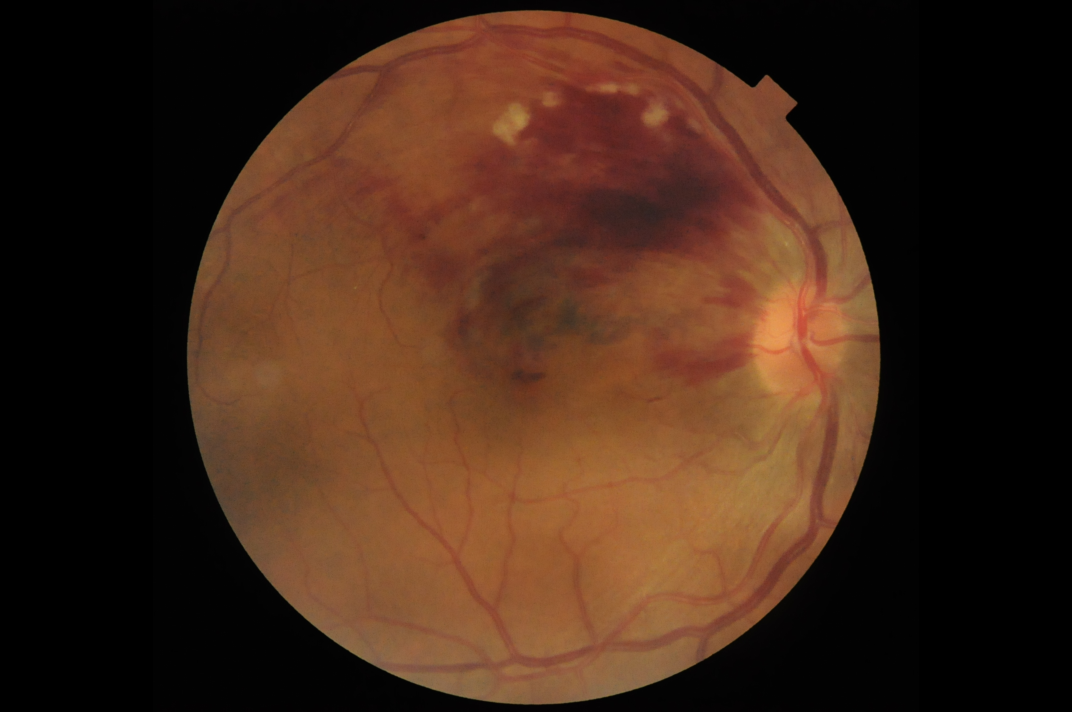
#> input picture data/Sample_imgs/BRVO/1009.png, 2144 x 1424 px (shown at 1/2 size); its folder holds only this picture in this run
$ jupyter execute --allow-errors process_brvo.ipynb
#> lines starting #> are read from the running program, lines starting #| are printed output that depends on the picture; after the words box and inside, x2 and y2 are one past the last pixel; in counts of white or black regions, pixels touching at a corner belong together
#> further down, fundus is the input picture: shape (1424, 2144, 3); mean B, G, R 24.2, 39.4, 66
### retina_features/bloodvessels.py
import cv2
import numpy as np
import os


def extract_bv(image):
	b,green_fundus,r = cv2.split(image)
	clahe = cv2.createCLAHE(clipLimit=2.0, tileGridSize=(8,8))
	contrast_enhanced_green_fundus = clahe.apply(green_fundus)
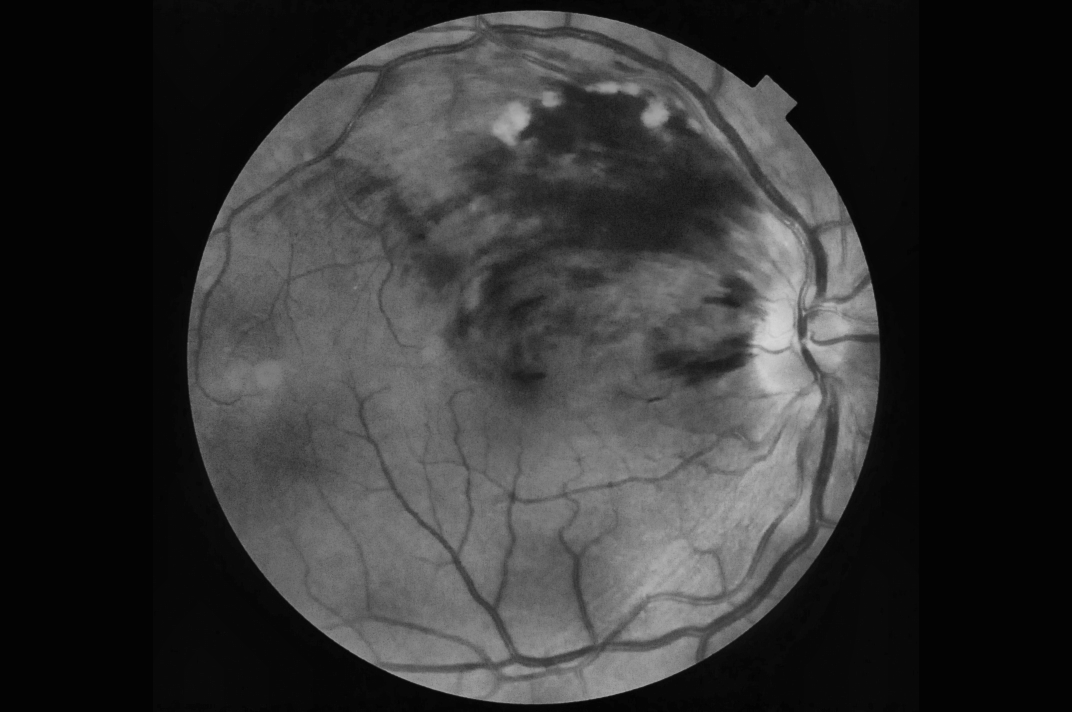
#> contrast_enhanced_green_fundus: shape (1424, 2144) (shown at 1/2 size); min 1, max 213, mean 50.7

	# applying alternate sequential filtering (3 times closing opening)
	r1 = cv2.morphologyEx(contrast_enhanced_green_fundus, cv2.MORPH_OPEN, cv2.getStructuringElement(cv2.MORPH_ELLIPSE,(5,5)), iterations = 1)
	R1 = cv2.morphologyEx(r1, cv2.MORPH_CLOSE, cv2.getStructuringElement(cv2.MORPH_ELLIPSE,(5,5)), iterations = 1)
	r2 = cv2.morphologyEx(R1, cv2.MORPH_OPEN, cv2.getStructuringElement(cv2.MORPH_ELLIPSE,(11,11)), iterations = 1)
	R2 = cv2.morphologyEx(r2, cv2.MORPH_CLOSE, cv2.getStructuringElement(cv2.MORPH_ELLIPSE,(11,11)), iterations = 1)
	r3 = cv2.morphologyEx(R2, cv2.MORPH_OPEN, cv2.getStructuringElement(cv2.MORPH_ELLIPSE,(23,23)), iterations = 1)
	R3 = cv2.morphologyEx(r3, cv2.MORPH_CLOSE, cv2.getStructuringElement(cv2.MORPH_ELLIPSE,(23,23)), iterations = 1)
	f4 = cv2.subtract(R3,contrast_enhanced_green_fundus)
	f5 = clahe.apply(f4)

	# removing very small contours through area parameter noise removal
	ret,f6 = cv2.threshold(f5,15,255,cv2.THRESH_BINARY)
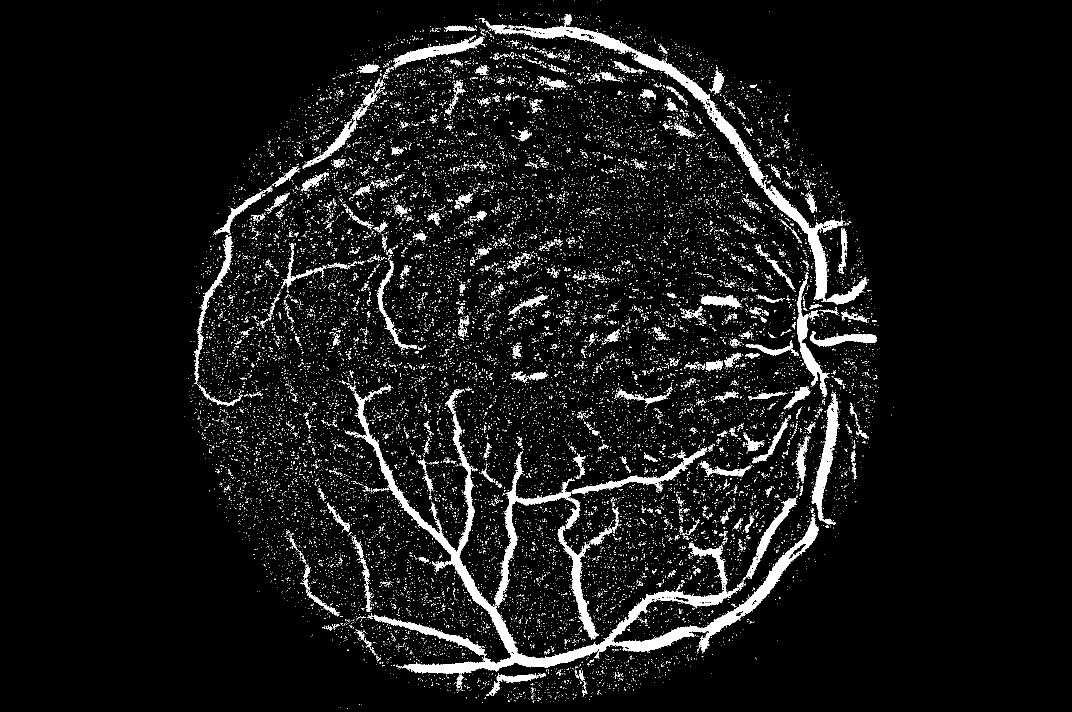
#> f6: shape (1424, 2144) (shown at 1/2 size); 6.5% white; 20812 white regions (20254 under 20 px)
	mask = np.ones(f5.shape[:2], dtype="uint8") * 255
	contours, hierarchy = cv2.findContours(f6.copy(),cv2.RETR_LIST,cv2.CHAIN_APPROX_SIMPLE)
#> contours = 21865 contours, 21534 with area under 20; largest, box (x1, y1, x2, y2) and area: (709, 786, 1638, 1349) 34922, (957, 28, 1735, 610) 17558, (989, 909, 1161, 1216) 4847, (1622, 787, 1679, 1050) 4241, (1115, 1052, 1198, 1279) 3219
	for cnt in contours:
		if cv2.contourArea(cnt) <= 200:
			cv2.drawContours(mask, [cnt], -1, 0, -1)
#> this loop made 21865 passes
#> cnt on passes 1 to 3: [[694, 1417], [695, 1417]], [[681, 1414]], [[722, 1408]]
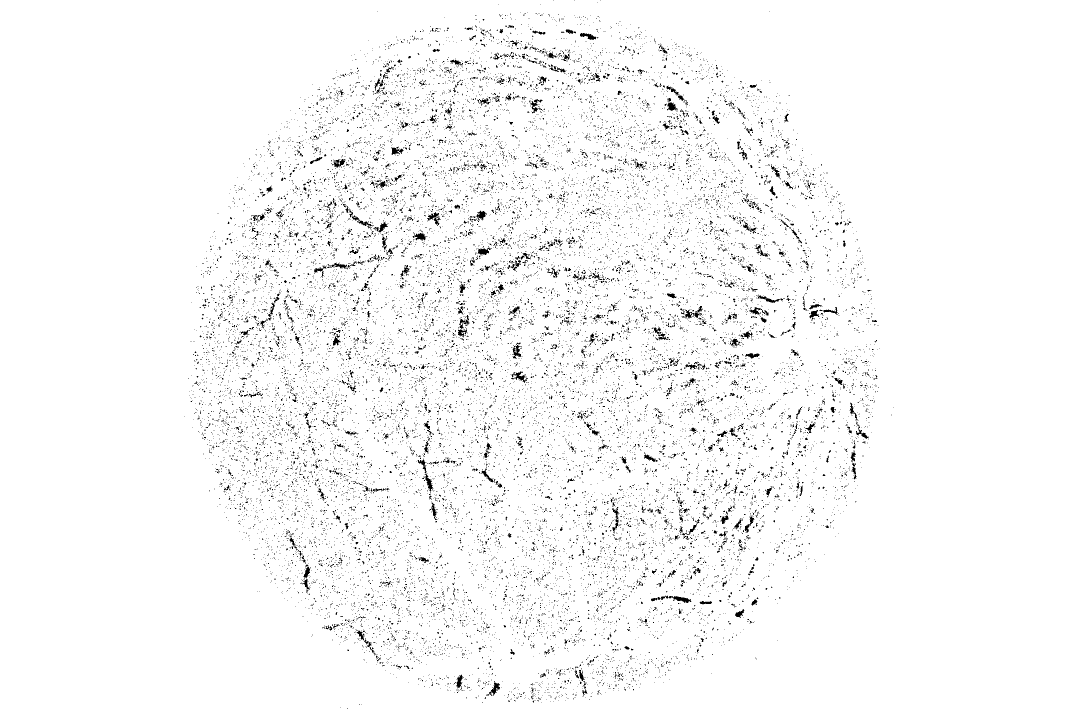
#> mask: shape (1424, 2144) (shown at 1/2 size); 97% white; black in thin lines or dots, all inside (x1, y1, x2, y2) = (369, 0, 1787, 1418)
	im = cv2.bitwise_and(f5, f5, mask=mask)
	ret,fin = cv2.threshold(im,15,255,cv2.THRESH_BINARY_INV)
#> fin: shape (1424, 2144); 96.4% white; 189 black regions (104 under 20 px), largest, box (x1, y1, x2, y2) and area: (709, 786, 1638, 1349) 34697, (1414, 200, 1687, 600) 8690, (1004, 28, 1420, 218) 7320
	newfin = cv2.erode(fin, cv2.getStructuringElement(cv2.MORPH_ELLIPSE,(3,3)), iterations=1)
#> newfin: shape (1424, 2144); 95.4% white; 55 black regions (1 under 20 px), largest, box (x1, y1, x2, y2) and area: (708, 769, 1639, 1350) 63301, (956, 27, 1736, 611) 21619, (1621, 786, 1680, 1051) 5276

	# removing blobs of unwanted bigger chunks taking in consideration they are not straight lines like blood
	#vessels and also in an interval of area
	fundus_eroded = cv2.bitwise_not(newfin)
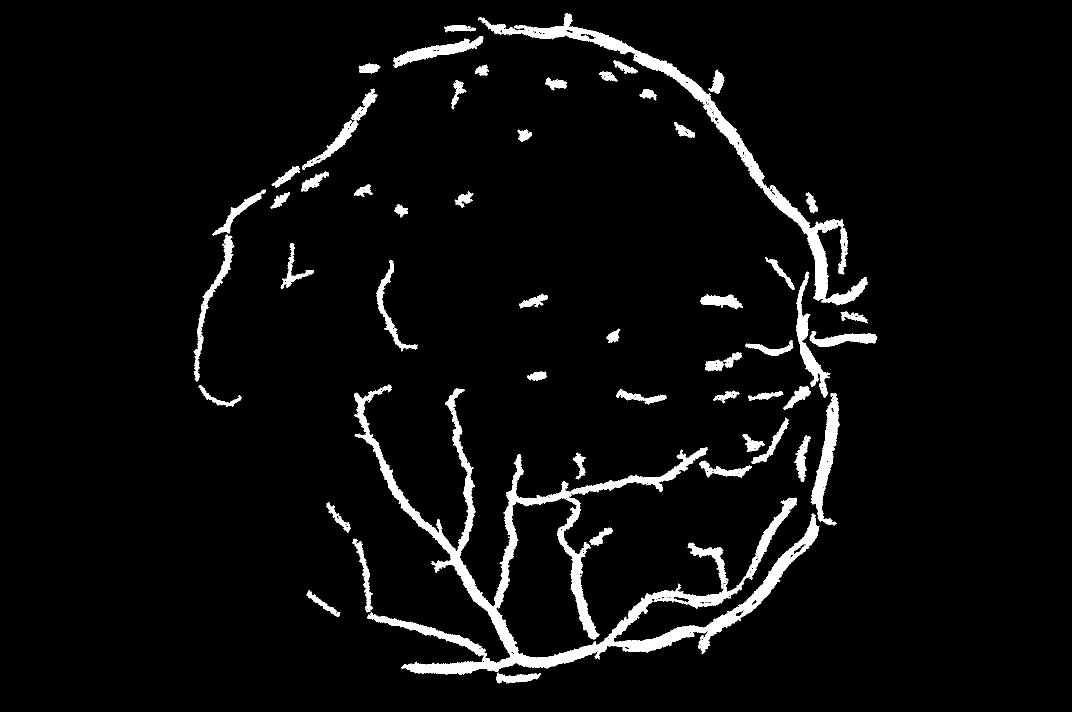
#> fundus_eroded: shape (1424, 2144) (shown at 1/2 size); 4.6% white; 55 white regions (1 under 20 px)
	xmask = np.ones(image.shape[:2], dtype="uint8") * 255
	xcontours, xhierarchy = cv2.findContours(fundus_eroded.copy(),cv2.RETR_LIST,cv2.CHAIN_APPROX_SIMPLE)
#> xcontours = 991 contours, 907 with area under 20; largest, box (x1, y1, x2, y2) and area: (708, 769, 1639, 1350) 59875, (956, 27, 1736, 611) 21068, (1621, 786, 1680, 1051) 5060, (1592, 543, 1661, 795) 3614, (786, 72, 967, 136) 3239; xhierarchy = 991 rows, first 6: [1, -1, -1, -1], [2, 0, -1, -1], [3, 1, -1, -1], [4, 2, -1, -1], [5, 3, -1, -1], [6, 4, -1, -1]
	for cnt in xcontours:
		shape = "unidentified"
		peri = cv2.arcLength(cnt, True)
		approx = cv2.approxPolyDP(cnt, 0.04 * peri, False)
		if len(approx) > 4 and cv2.contourArea(cnt) <= 3000 and cv2.contourArea(cnt) >= 100:
			shape = "circle"
		else:
			shape = "veins"
		if(shape=="circle"):
			cv2.drawContours(xmask, [cnt], -1, 0, -1)
#> this loop made 991 passes
#> (shape, peri, approx) on passes 1, 3, 4, 5, 6, 7, 8, 9, 10: ('veins', 5.66, [[999, 1363], [1000, 1362], [1001, 1363], [1000, 1364]]), ('veins', 5.66, [[1061, 1358], [1062, 1357], [1063, 1358], [1062, 1359]]), ('veins', 5.66, [[998, 1353], [999, 1352], [1000, 1353], [999, 1354]]), ('veins', 5.66, [[1071, 1350], [1072, 1349], [1073, 1350], [1072, 1351]]), ('veins', 252.2, [[996, 1345], [999, 1366], [1081, 1348], [997, 1346]]), ('veins', 5.66, [[834, 1344], [835, 1343], [836, 1344], [835, 1345]]), ('veins', 5.66, [[983, 1338], [984, 1337], [985, 1338], [984, 1339]]), ('veins', 5.66, [[955, 1336], [956, 1335], [957, 1336], [956, 1337]]), ('veins', 5.66, [[823, 1336], [824, 1335], [825, 1336], [824, 1337]])
#> (peri, shape) on passes 61 to 66: (5.66, 'veins'), (5.66, 'veins'), (5.66, 'veins'), (9.66, 'veins'), (5.66, 'veins'), (5.66, 'veins')
#> xmask: shape (1424, 2144); 99% white; 41 black regions, largest, box (x1, y1, x2, y2) and area: (1619, 662, 1755, 694) 2170, (753, 520, 836, 703) 2169, (425, 379, 532, 471) 1604

	finimage = cv2.bitwise_and(fundus_eroded,fundus_eroded,mask=xmask)
#> finimage: shape (1424, 2144); 3.7% white; 17 white regions (1 under 20 px), largest, box (x1, y1, x2, y2) and area: (708, 769, 1639, 1350) 63124, (956, 27, 1736, 611) 21619, (1621, 786, 1680, 1051) 5276
	blood_vessels = cv2.bitwise_not(finimage)
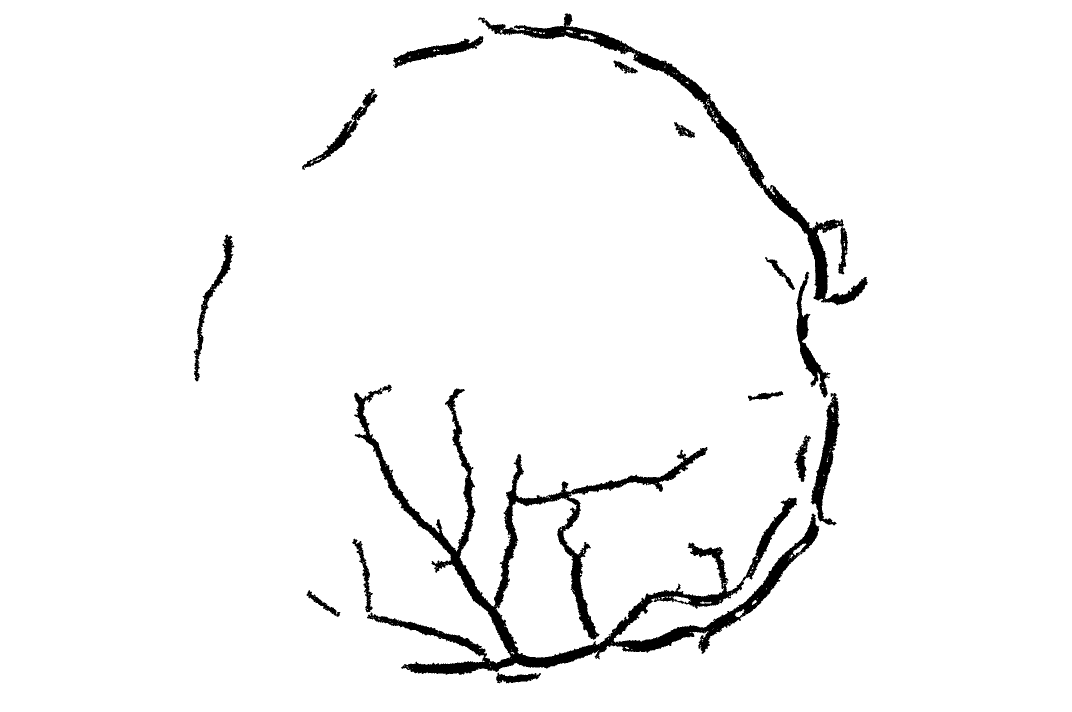
#> blood_vessels: shape (1424, 2144) (shown at 1/2 size); 96.3% white; 17 black regions (1 under 20 px), largest, box (x1, y1, x2, y2) and area: (708, 769, 1639, 1350) 63124, (956, 27, 1736, 611) 21619, (1621, 786, 1680, 1051) 5276
	return blood_vessels


# [11 lines that do not run on import are left out]

### BRVO/process_brvo.ipynb
# Set System Path

[cell 1]
import sys
import os

sys_path = os.path.dirname(os.getcwd())
print(sys_path)
sys.path.append(sys_path)
os.chdir(sys_path)

# Segment Blood Vessels

[cell 2]
import cv2
from retina_features.bloodvessels import extract_bv

[cell 3]
pathFolder = "data/Sample_imgs/BRVO"
filesArray = [x for x in os.listdir(pathFolder) if os.path.isfile(os.path.join(pathFolder,x))]
destinationFolder = "data/Sample_imgs/BRVO_processed/"

[cell 4]
for file_name in filesArray:
    file_name_no_extension = os.path.splitext(file_name)[0]
    fundus = cv2.imread(pathFolder + '/' + file_name)
    bloodvessel = extract_bv(fundus)
    cv2.imwrite(destinationFolder + file_name_no_extension + "_bloodvessel.png", bloodvessel)

- 目前只有 734, 1360 可以圈到

# Circle BRVO

[cell 5]
import numpy as np
from PIL import Image
from skimage import util

from common import plot_image, compare_plots

[cell 6]
original_path = 'data/Sample_imgs/BRVO/734.png'
#> (the rest of this cell did not finish here and is left out)

$ run again, on data/Sample_imgs/BRVO/136.png
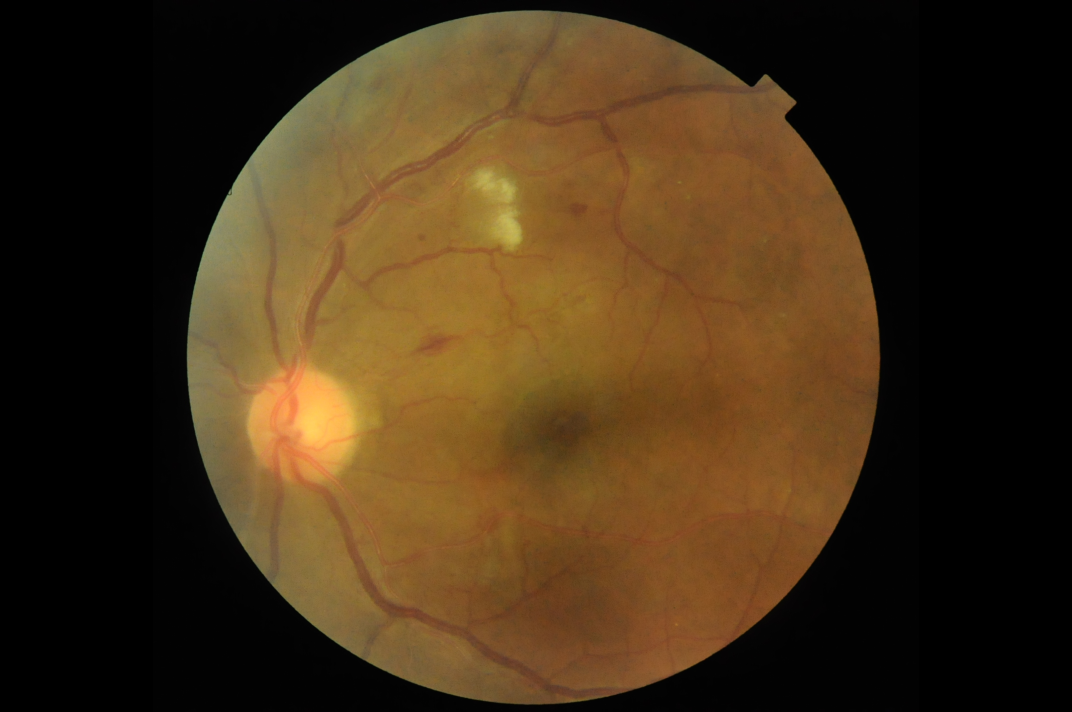
#> input picture data/Sample_imgs/BRVO/136.png, 2144 x 1424 px (shown at 1/2 size)
#> fundus is the input picture: shape (1424, 2144, 3); mean B, G, R 23.3, 48.1, 67.7
#> in extract_bv, `ret,f6 = cv2.threshold(f5,15,255,cv2.THRESH_BINARY)`:
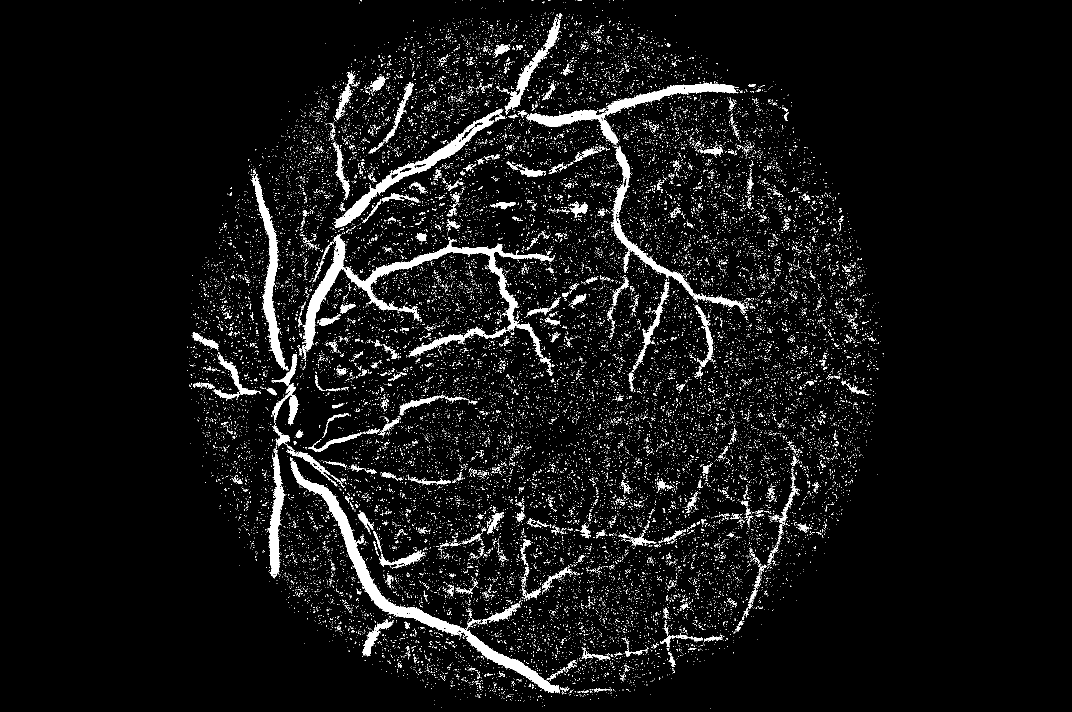
#> f6: shape (1424, 2144) (shown at 1/2 size); 5.8% white; 25566 white regions (25047 under 20 px)
#> contours = 26547 contours, 26269 with area under 20; largest, box (x1, y1, x2, y2) and area: (604, 469, 1110, 751) 14316, (581, 923, 1120, 1387) 12756, (1053, 164, 1477, 290) 7065, (668, 217, 1005, 456) 7028, (503, 348, 578, 741) 5486
#> the loop in extract_bv, `for cnt in contours:` made 26547 passes
#> cnt on passes 1 to 3: [[1420, 1416]], [[883, 1414]], [[1085, 1412]]
#> fin: shape (1424, 2144); 97.3% white; 170 black regions (101 under 20 px), largest, box (x1, y1, x2, y2) and area: (604, 469, 1110, 751) 13478, (581, 923, 1120, 1387) 13339, (1053, 164, 1477, 254) 6640
#> newfin: shape (1424, 2144); 96.5% white; 50 black regions (1 under 20 px), largest, box (x1, y1, x2, y2) and area: (603, 468, 1111, 752) 19756, (580, 922, 1121, 1388) 15406, (1052, 163, 1478, 291) 8817
#> fundus_eroded: shape (1424, 2144); 3.5% white; 50 white regions (1 under 20 px)
#> xcontours = 770 contours, 706 with area under 20; largest, box (x1, y1, x2, y2) and area: (603, 468, 1111, 752) 18391, (580, 922, 1121, 1388) 14720, (1052, 163, 1478, 291) 8384, (667, 216, 1006, 457) 8066, (1221, 292, 1497, 627) 6634; xhierarchy = 770 rows, first 6: [1, -1, -1, -1], [2, 0, -1, -1], [3, 1, -1, -1], [4, 2, -1, -1], [5, 3, -1, -1], [6, 4, -1, -1]
#> the loop in extract_bv, `for cnt in xcontours:` made 770 passes
#> (shape, peri, approx) on passes 1, 2, 3, 7, 8, 11: ('veins', 5.66, [[1108, 1383], [1109, 1382], [1110, 1383], [1109, 1384]]), ('veins', 5.66, [[1107, 1382], [1108, 1381], [1109, 1382], [1108, 1383]]), ('veins', 5.66, [[1111, 1381], [1112, 1380], [1113, 1381], [1112, 1382]]), ('veins', 5.66, [[1110, 1376], [1111, 1375], [1112, 1376], [1111, 1377]]), ('veins', 5.66, [[1112, 1373], [1113, 1372], [1114, 1373], [1113, 1374]]), ('veins', 5.66, [[1035, 1342], [1036, 1341], [1037, 1342], [1036, 1343]])
#> in extract_bv, `blood_vessels = cv2.bitwise_not(finimage)`:
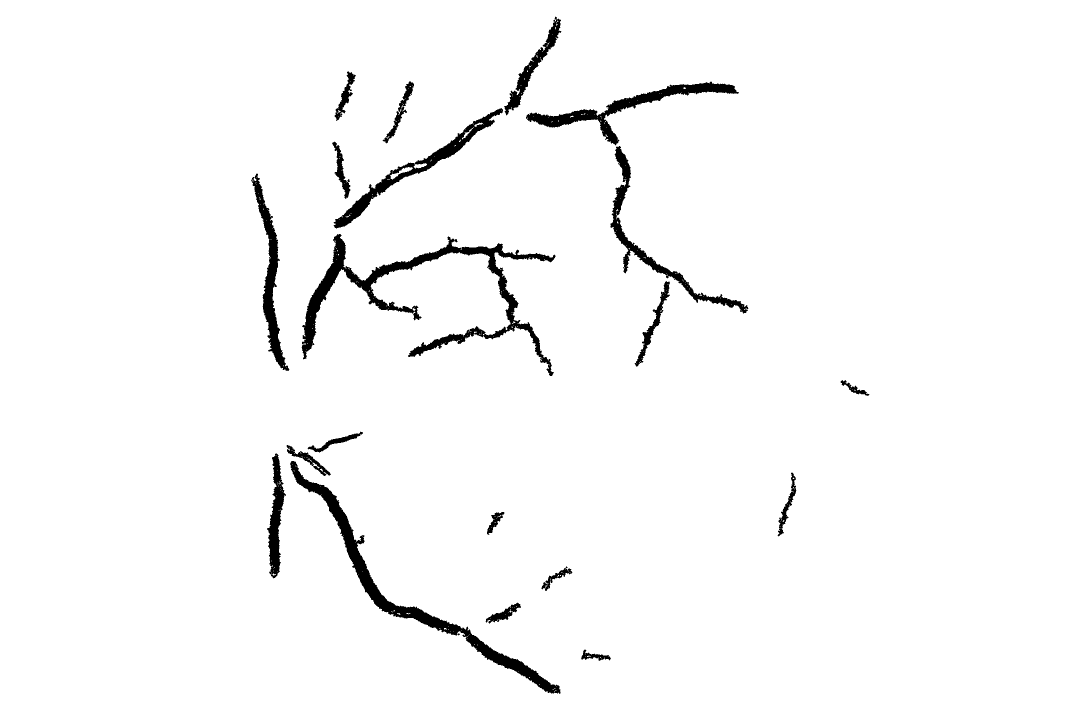
#> blood_vessels: shape (1424, 2144) (shown at 1/2 size); 97.2% white; 21 black regions (1 under 20 px), largest, box (x1, y1, x2, y2) and area: (603, 468, 1111, 752) 19756, (580, 922, 1121, 1388) 15406, (1052, 163, 1478, 291) 8817
